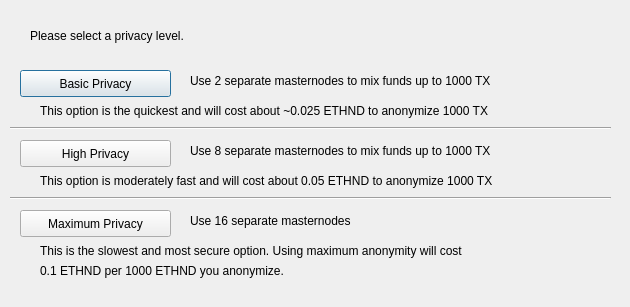
<?xml version="1.0" encoding="UTF-8"?>
<ui version="4.0">
 <class>DarksendConfig</class>
 <widget class="QDialog" name="DarksendConfig">
  <property name="geometry">
   <rect>
    <x>0</x>
    <y>0</y>
    <width>630</width>
    <height>307</height>
   </rect>
  </property>
  <property name="windowTitle">
   <string>Configure Darksend</string>
  </property>
  <widget class="QPushButton" name="buttonBasic">
   <property name="geometry">
    <rect>
     <x>20</x>
     <y>70</y>
     <width>151</width>
     <height>27</height>
    </rect>
   </property>
   <property name="text">
    <string>Basic Privacy</string>
   </property>
  </widget>
  <widget class="QPushButton" name="buttonHigh">
   <property name="geometry">
    <rect>
     <x>20</x>
     <y>140</y>
     <width>151</width>
     <height>27</height>
    </rect>
   </property>
   <property name="text">
    <string>High Privacy</string>
   </property>
  </widget>
  <widget class="QPushButton" name="buttonMax">
   <property name="geometry">
    <rect>
     <x>20</x>
     <y>210</y>
     <width>151</width>
     <height>27</height>
    </rect>
   </property>
   <property name="text">
    <string>Maximum Privacy</string>
   </property>
  </widget>
  <widget class="QLabel" name="label">
   <property name="geometry">
    <rect>
     <x>30</x>
     <y>20</y>
     <width>571</width>
     <height>31</height>
    </rect>
   </property>
   <property name="text">
    <string>Please select a privacy level.</string>
   </property>
  </widget>
  <widget class="QLabel" name="label_2">
   <property name="geometry">
    <rect>
     <x>190</x>
     <y>70</y>
     <width>421</width>
     <height>21</height>
    </rect>
   </property>
   <property name="text">
    <string>Use 2 separate masternodes to mix funds up to 1000 TX</string>
   </property>
  </widget>
  <widget class="QLabel" name="label_3">
   <property name="geometry">
    <rect>
     <x>190</x>
     <y>140</y>
     <width>411</width>
     <height>21</height>
    </rect>
   </property>
   <property name="text">
    <string>Use 8 separate masternodes to mix funds up to 1000 TX</string>
   </property>
  </widget>
  <widget class="QLabel" name="label_4">
   <property name="geometry">
    <rect>
     <x>190</x>
     <y>210</y>
     <width>421</width>
     <height>21</height>
    </rect>
   </property>
   <property name="text">
    <string>Use 16 separate masternodes</string>
   </property>
  </widget>
  <widget class="QLabel" name="label_6">
   <property name="geometry">
    <rect>
     <x>40</x>
     <y>100</y>
     <width>561</width>
     <height>21</height>
    </rect>
   </property>
   <property name="text">
    <string>This option is the quickest and will cost about ~0.025 ETHND to anonymize 1000 TX</string>
   </property>
  </widget>
  <widget class="QLabel" name="label_7">
   <property name="geometry">
    <rect>
     <x>40</x>
     <y>170</y>
     <width>561</width>
     <height>21</height>
    </rect>
   </property>
   <property name="text">
    <string>This option is moderately fast and will cost about 0.05 ETHND to anonymize 1000 TX</string>
   </property>
  </widget>
  <widget class="QLabel" name="label_8">
   <property name="geometry">
    <rect>
     <x>40</x>
     <y>240</y>
     <width>561</width>
     <height>21</height>
    </rect>
   </property>
   <property name="text">
    <string>This is the slowest and most secure option. Using maximum anonymity will cost</string>
   </property>
  </widget>
  <widget class="QLabel" name="label_9">
   <property name="geometry">
    <rect>
     <x>40</x>
     <y>260</y>
     <width>561</width>
     <height>21</height>
    </rect>
   </property>
   <property name="text">
    <string>0.1 ETHND per 1000 ETHND you anonymize.</string>
   </property>
  </widget>
  <widget class="Line" name="line">
   <property name="geometry">
    <rect>
     <x>10</x>
     <y>120</y>
     <width>601</width>
     <height>16</height>
    </rect>
   </property>
   <property name="orientation">
    <enum>Qt::Horizontal</enum>
   </property>
  </widget>
  <widget class="Line" name="line_2">
   <property name="geometry">
    <rect>
     <x>10</x>
     <y>190</y>
     <width>601</width>
     <height>16</height>
    </rect>
   </property>
   <property name="orientation">
    <enum>Qt::Horizontal</enum>
   </property>
  </widget>
 </widget>
 <resources/>
 <connections/>
</ui>
